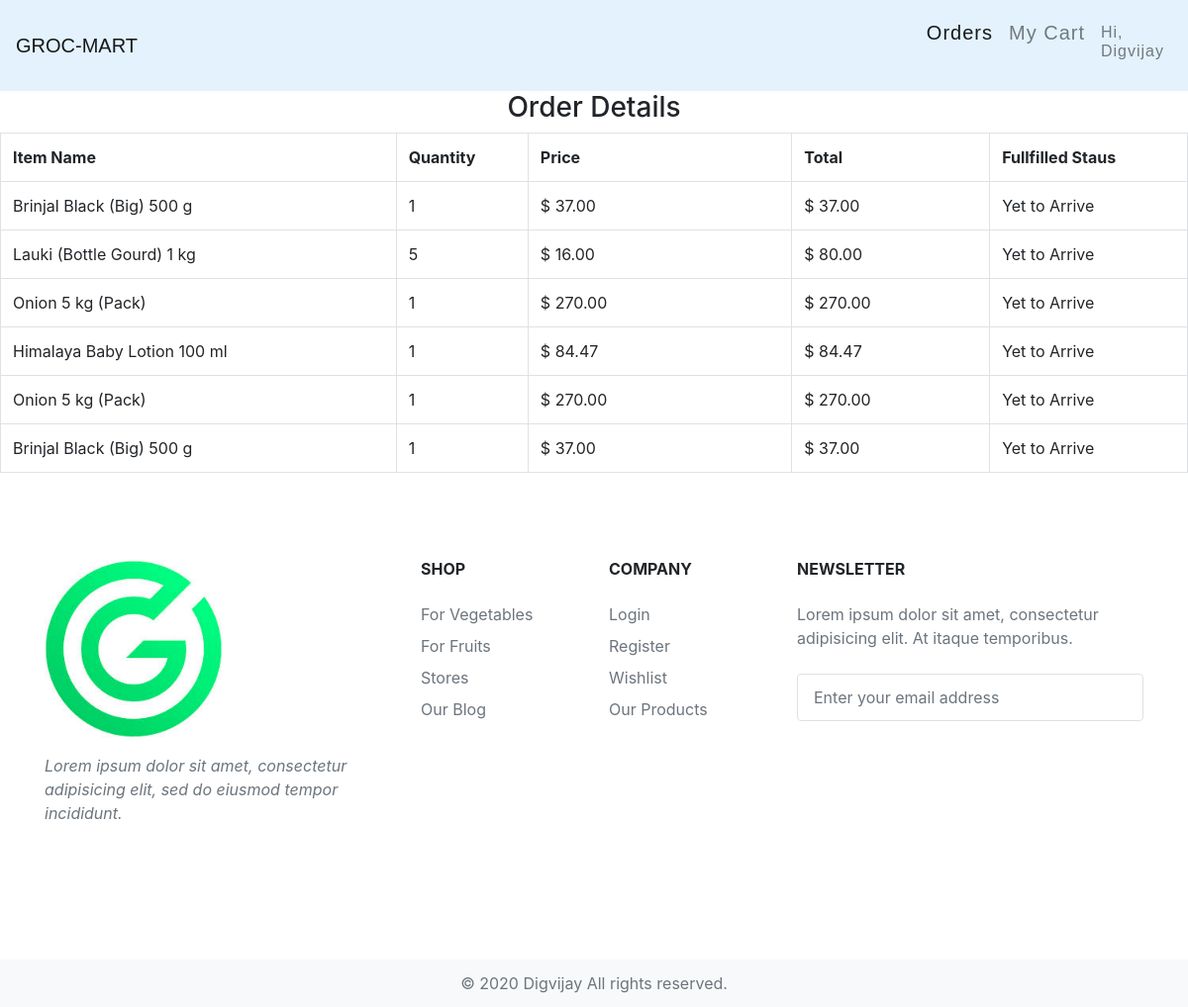
The app's page /order.php (signed in) with its own data.
### tables this page shows
CREATE TABLE `product` (
  `ProductId` int(11) NOT NULL,
  `Name` varchar(256) NOT NULL,
  `CategoryId` int(11) NOT NULL,
  `Description` varchar(256) NOT NULL,
  `Price` decimal(10,2) NOT NULL
);

CREATE TABLE `orderdetail` (
  `Id` int(11) NOT NULL,
  `CustomerId` int(11) NOT NULL,
  `ProductId` int(11) NOT NULL,
  `Quantity` int(11) NOT NULL,
  `Price` double(10,2) NOT NULL,
  `Fullfilled` tinyint(1) NOT NULL DEFAULT '0'
);

### order.php (the view, shortened to what this page needs)
<?php
require_once "config.php";
?>
<!doctype html>
<html lang="en">
<head>
  <link rel="stylesheet" href="style.css" type="text/css">
  <link rel="stylesheet" href="https://cdn.jsdelivr.net/npm/bootstrap@4.5.3/dist/css/bootstrap.min.css"
>
</head>
<body>
  <nav class="navbar navbar-expand-lg navbar-light" style="background-color: #e3f2fd;">
    <a class="navbar-brand" href="welcome.php">GROC-MART</a>
    <div class="collapse navbar-collapse" id="navbarSupportedContent">
      <ul class="navbar-nav ml-lg-auto justify-content-end">
        <li class="nav-item active">
          <a class="nav-link" href="#">Orders</a>
        </li>
        <li class="nav-item">
          <a class="nav-link" href="cart.php">My Cart</a>
        </li>
        <li class="nav-item">
          <a class="nav-link" href="logout.php">
            <h6>Hi, <br><?php echo htmlspecialchars($_SESSION["FirstName"]); ?></h6>
          </a>
        </li>
      </ul>
    </div>
  </nav>
  <div class="d-flex justify-content-center">
    <h3>Order Details</h3>
  </div>
  <div class="table-responsive">
    <table class="table table-bordered">
      <tr>
        <th width="30%">Item Name</th>
        <th width="10%">Quantity</th>
        <th width="20%">Price</th>
        <th width="15%">Total</th>
        <th width="15%">Fullfilled Staus</th>
      </tr>
        <?php
            $sql = "SELECT ProductId, Quantity, Price, Fullfilled FROM orderdetail";
            $result = mysqli_query($link, $sql);
            if (mysqli_num_rows($result) > 0) {
                while($values = mysqli_fetch_assoc($result)) {
                    $p = $values["ProductId"];
                    $sql1 = "SELECT Name FROM product where ProductId = $p";
                    $result1 = mysqli_query($link, $sql1);
                    while($values1 = mysqli_fetch_assoc($result1)){
        ?>
        <tr>
            <td><?php echo $values1["Name"]; ?></td>
            <td><?php echo $values["Quantity"]; ?></td>
            <td>$ <?php echo $values["Price"]; ?></td>
            <td>$ <?php echo number_format($values["Quantity"] * $values["Price"], 2);?></td>
            <td><span class="label label-success">
              <?php
                if($values["Fullfilled"] == 1) echo "Delivered";
                else echo "Yet to Arrive";
              ?>
                </span>
            </td>
        </tr>
        <?php
            }
            }
            } else {
                echo"No Oreders";
            }
		?>
    </table>
  </div>
  <footer class="bg-white">
    <div class="container py-5">
      <div class="row py-4">
        <div class="col-lg-4 col-md-6 mb-4 mb-lg-0"><img src="images/logo.png" alt="" width="180" class="mb-3">
          <p class="font-italic text-muted">Lorem ipsum dolor sit amet, consectetur adipisicing elit, sed do eiusmod
            tempor incididunt.</p>
          <ul class="list-inline mt-4">
          </ul>
        </div>
        <div class="col-lg-2 col-md-6 mb-4 mb-lg-0">
          <h6 class="text-uppercase font-weight-bold mb-4">Shop</h6>
          <ul class="list-unstyled mb-0">
            <li class="mb-2"><a href="#" class="text-muted">For Vegetables</a></li>
            <li class="mb-2"><a href="#" class="text-muted">For Fruits</a></li>
            <li class="mb-2"><a href="#" class="text-muted">Stores</a></li>
            <li class="mb-2"><a href="#" class="text-muted">Our Blog</a></li>
          </ul>
        </div>
        <div class="col-lg-2 col-md-6 mb-4 mb-lg-0">
          <h6 class="text-uppercase font-weight-bold mb-4">Company</h6>
          <ul class="list-unstyled mb-0">
            <li class="mb-2"><a href="login.php" class="text-muted">Login</a></li>
            <li class="mb-2"><a href="register.php" class="text-muted">Register</a></li>
            <li class="mb-2"><a href="#" class="text-muted">Wishlist</a></li>
            <li class="mb-2"><a href="#" class="text-muted">Our Products</a></li>
          </ul>
        </div>
        <div class="col-lg-4 col-md-6 mb-lg-0">
          <h6 class="text-uppercase font-weight-bold mb-4">Newsletter</h6>
          <p class="text-muted mb-4">Lorem ipsum dolor sit amet, consectetur adipisicing elit. At itaque temporibus.</p>
          <div class="p-1 rounded border">
            <div class="input-group">
              <input type="email" placeholder="Enter your email address" aria-describedby="button-addon1"
                class="form-control border-0 shadow-0">
              <div class="input-group-append">
                <button id="button-addon1" type="submit" class="btn btn-link"><i class="fa fa-paper-plane"></i></button>
              </div>
            </div>
          </div>
        </div>
      </div>
    </div>
    <div class="bg-light py-1">
      <div class="container text-center">
        <p class="text-muted mb-0 py-2">© 2020 Digvijay All rights reserved.</p>
      </div>
    </div>
  </footer>
</body>
</html>

### style.css (style rules this page uses)
* { margin: 0; padding: 0; }
body { box-sizing: border-box; background-color: black; }
.navbar { font-family: sans-serif; }
.navbar li a { color: #787878; padding: 15px 14px; font-size: 20px; letter-spacing: 1px; line-height: 20px; display: block; }

### records on screen
orderdetail: Quantity "1", Price "37.00", $values['Quantity']*$values['Price'] "37.00"
product: Name "Brinjal Black (Big) 500 g"
orderdetail: Quantity "5", Price "16.00", $values["Quantity"] * $values["Price"] "80.00"
product: Name "Lauki (Bottle Gourd) 1 kg"
orderdetail: Quantity "1", Price "270.00", $values['Quantity']*$values['Price'] "270.00"
product: Name "Onion 5 kg (Pack)"
orderdetail: Quantity "1", Price "84.47", $values['Quantity']*$values['Price'] "84.47"
product: Name "Himalaya Baby Lotion 100 ml"
orderdetail: Quantity "1", Price "270.00", $values['Quantity']*$values['Price'] "270.00"
orderdetail: Quantity "1", Price "37.00", $values['Quantity']*$values['Price'] "37.00"

### other values on screen
$_SESSION["FirstName"] "Digvijay"
